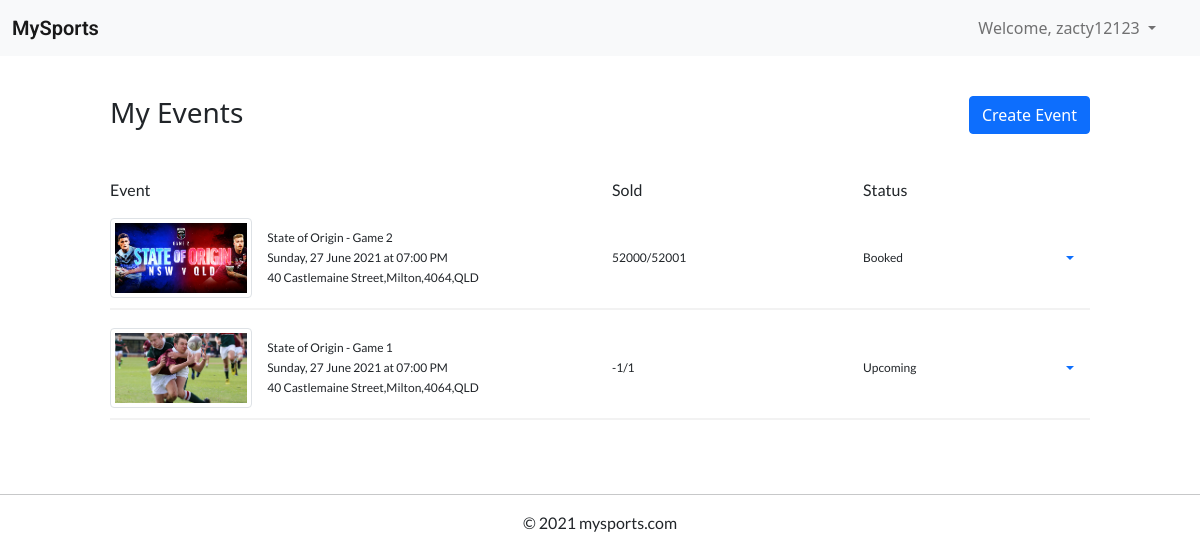
Page /manage-events (signed in) on the earlier database version.
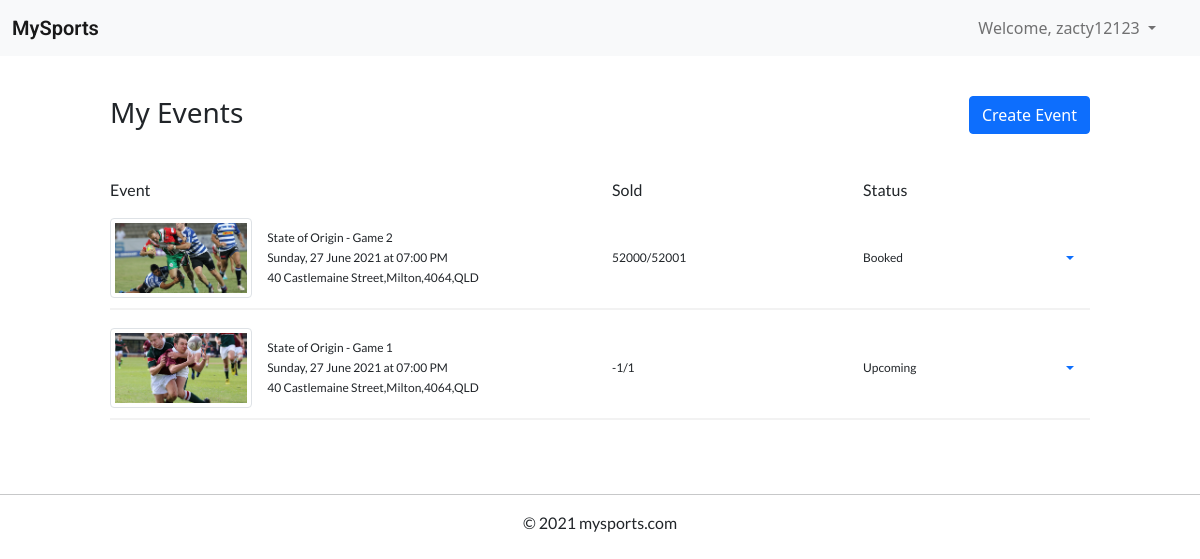
Same page on the later database version.
### website/models.py (models this page shows, shortened)
class Event(db.Model):
    __tablename__ = 'events'
    event_id = db.Column(db.Integer, primary_key=True, autoincrement=True)
    title = db.Column(db.String(80))
    description = db.Column(db.String(2000))
    sport = db.Column(db.String(20))
    image = db.Column(db.String(100))
    venue = db.Column(db.String(50))
    address = db.Column(db.String(150))
    start_time = db.Column(db.DateTime())
    end_time = db.Column(db.DateTime())
    status = db.Column(db.String(15))
    tickets_total = db.Column(db.Integer())
    price = db.Column(db.Float())
    user_id = db.Column(db.Integer(), db.ForeignKey('users.user_id'))
    orders = db.relationship('Order')
    comments = db.relationship('Comment')
    @property
    def tickets_sold(self) -> int:
        tickets_sold = 0
        for order in self.orders:
            tickets_sold += order.ticket_quantity
        return tickets_sold
    def formatted_time(self, time:datetime):
        return '{}, {} {} {} at {}'.format(get_day(time.weekday()),
                                                time.day,
                                                get_month(time.month - 1),
                                                time.year,
                                                time.strftime("%I:%M %p"))

class Order(db.Model):
    __tablename__ = 'orders'
    order_id = db.Column(db.Integer, primary_key=True, autoincrement=True)
    ticket_quantity = db.Column(db.Integer(), default=0)
    order_date = db.Column(db.DateTime())
    total_cost = db.Column(db.Float())
    user_id = db.Column(db.Integer, db.ForeignKey('users.user_id'))
    event_id = db.Column(db.Integer, db.ForeignKey('events.event_id'))
    @property
    def total_cost(self) -> float:
        return self.ticket_quantity * self.event.price

### website/views.py (the view)
@bp.route('/manage-events')
@login_required
def manage_events():
    return render_template('manage_events.html', events=current_user.events)

### website/models.py (called while the page is built)
def get_day(day:int):
    return days_of_week[day]

def get_month(month:int):
    return months[month]

### website/templates/manage_events.html (shortened to what this page needs)
{% extends "base.html" %}
{% block content %}
<div class="container-fluid">
  <div class="col-12 col-lg-10 mx-auto">
    <div class="div-2"></div>
    <div class="row">
      <div class="col">
        <h3>My Events</h3>
      </div>
      <div class="col">
        <form action="{{ url_for('main.create_event') }}">
          <button class="btn btn-primary float-right">Create Event</button>
        </form>
      </div>
    </div>
    <div class="div-1"></div>
    <div class="div-1"></div>
    <div class="row">
      <div class="col-6">
        <p>Event</p>
      </div>
      <div class="col-3">
        <p>Sold</p>
      </div>
      <div class="col-3">
        <p>Status</p>
      </div>
    </div>
    {% if events|length > 0  %}
    {% for event in events %}
    <div class="my-event-container">
      <div class="row">
        <div class="col-6 d-flex">
          <img class="img-fluid img-thumbnail float-left my-auto"
            src="{{ url_for('main.download', filename=event.image) }}">
            <div class="my-auto">
              <p>{{ event.title }}</p>
              <p>{{ event.formatted_time(event.start_time) }}</p>
              <p>{{ event.address }}</p>
          </div>
        </div>
        <div class="col-3 d-flex">
          <p class="my-auto">{{ event.tickets_sold|string }}/{{ event.tickets_total|string }}</p>
        </div>
        <div class="col-3 d-flex">
          <p class="my-auto">{{ event.status }}</p>
          <div class="dropdown my-auto ms-auto">
            <a class="nav-link dropdown-toggle" href="#" data-bs-toggle="dropdown"></a>
          </div>
        </div>
      </div>
    </div>
    <div class="div-1"></div>
    {% endfor %}
    {% else %}
    <div class="div-1"></div>
    <p>You have no events to display</p>
    <div class="div-1"></div>
    {% endif %}
  </div>
</div>
<div class="div-2"></div>
{% endblock %}

Differences in the rows shown:
changed Event "State of Origin - Game 2": image: a different picture
